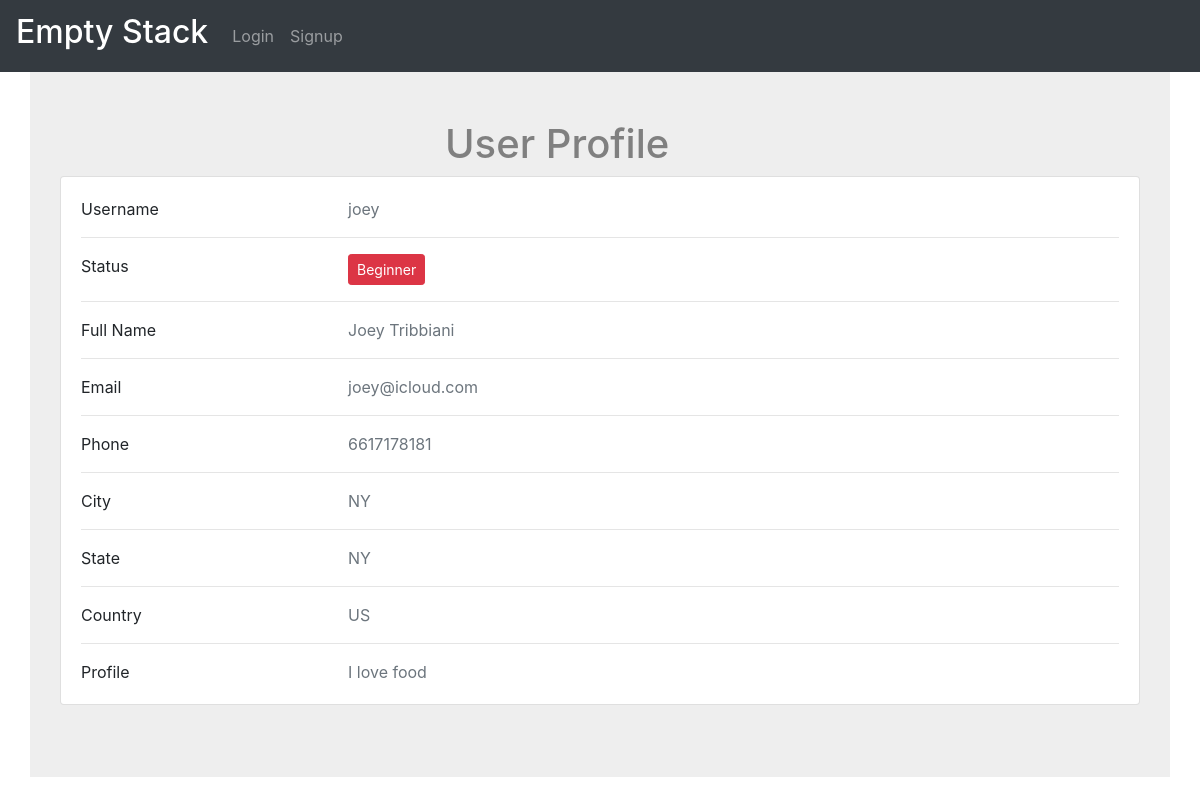
The app's page /profile/22 with its own data.
### app.py (models this page shows)
class Users(db.Model):
    userid = db.Column(db.Integer, primary_key=True, autoincrement=True)
    username = db.Column(db.String, unique=True)
    firstname = db.Column(db.String)
    lastname = db.Column(db.String)
    email = db.Column(db.String)
    phone = db.Column(db.String)
    profile = db.Column(db.Text)
    rating = db.Column(db.Integer, default=0)
    city = db.Column(db.String)
    state = db.Column(db.String)
    country = db.Column(db.String)

### app.py (the view)
@app.route('/profile/<userid>', methods=['POST', 'GET'])
def profile(userid):
    user = Users.query.filter_by(userid=userid).first()
    return render_template('show_profile.html', user=user)

### templates/show_profile.html (shortened to what this page needs)
{% extends "base.html" %}
{% import "bootstrap/wtf.html" as wtf %}
{% block content %}
    <div style="background-color: #eee;" class="container py-5">
        <h1 style="padding-left:400px">User Profile</h1>
        <div class="col-lg-12">
            <div class="card mb-4">
                <div class="card-body">
                    <div class="row">
                        <div class="col-sm-3">
                            <p class="mb-0">Username</p>
                        </div>
                        <div class="col-sm-9">
                            <p class="text-muted mb-0">{{ user.username }}</p>
                        </div>
                    </div>
                    <hr>
                    <div class="row">
                        <div class="col-sm-3">
                            <p class="mb-0">Status</p>
                        </div>
                        <div class="col-sm-9">
                            {% if user.rating<100 %}
                                <button type="button" class="btn btn-danger btn-sm">
                                    Beginner
                                </button>
                            {% elif user.rating<150  %}
                                <button type="button" class="btn btn-warning btn-sm">
                                    Intermediate
                                </button>
                            {% else %}
                                <button type="button" class="btn btn-success btn-sm">
                                    Master
                                </button>
                            {% endif %}
                        </div>
                    </div>
                    <hr>
                    <div class="row">
                        <div class="col-sm-3">
                            <p class="mb-0">Full Name</p>
                        </div>
                        <div class="col-sm-9">
                            <p class="text-muted mb-0">{{ user.firstname+" "+user.lastname }}</p>
                        </div>
                    </div>
                    <hr>
                    <div class="row">
                        <div class="col-sm-3">
                            <p class="mb-0">Email</p>
                        </div>
                        <div class="col-sm-9">
                            <p class="text-muted mb-0">{{ user.email }}</p>
                        </div>
                    </div>
                    <hr>
                    <div class="row">
                        <div class="col-sm-3">
                            <p class="mb-0">Phone</p>
                        </div>
                        <div class="col-sm-9">
                            <p class="text-muted mb-0">{{ user.phone }}</p>
                        </div>
                    </div>
                    <hr>
                    <div class="row">
                        <div class="col-sm-3">
                            <p class="mb-0">City</p>
                        </div>
                        <div class="col-sm-9">
                            <p class="text-muted mb-0">{{ user.city }}</p>
                        </div>
                    </div>
                    <hr>
                    <div class="row">
                        <div class="col-sm-3">
                            <p class="mb-0">State</p>
                        </div>
                        <div class="col-sm-9">
                            <p class="text-muted mb-0">{{ user.state }}</p>
                        </div>
                    </div>
                    <hr>
                    <div class="row">
                        <div class="col-sm-3">
                            <p class="mb-0">Country</p>
                        </div>
                        <div class="col-sm-9">
                            <p class="text-muted mb-0">{{ user.country }}</p>
                        </div>
                    </div>
                    <hr>
                    <div class="row">
                        <div class="col-sm-3">
                            <p class="mb-0">Profile</p>
                        </div>
                        <div class="col-sm-9">
                            <p class="text-muted mb-0">{{ user.profile }}</p>
                        </div>
                    </div>
                </div>
            </div>
        </div>
    </div>
{% endblock %}

### static/css/main.css (style rules this page uses)
h1 { color: grey; }

### records on screen
Users: username "joey", firstname+lastname "Joey Tribbiani", email "joey@icloud.com", phone "6617178181", city "NY", state "NY", country "US", profile "I love food"
